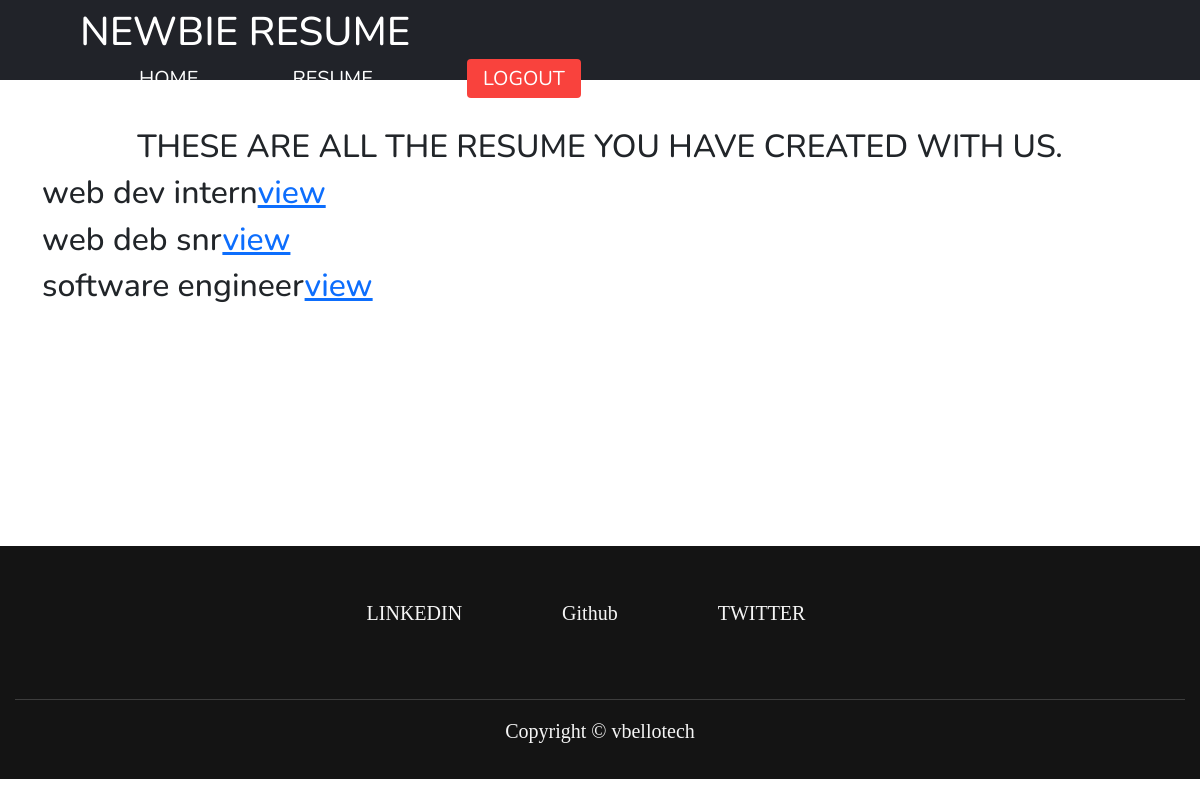
/resume/user/resume/ (signed in), run on an earlier commit of the app's database.
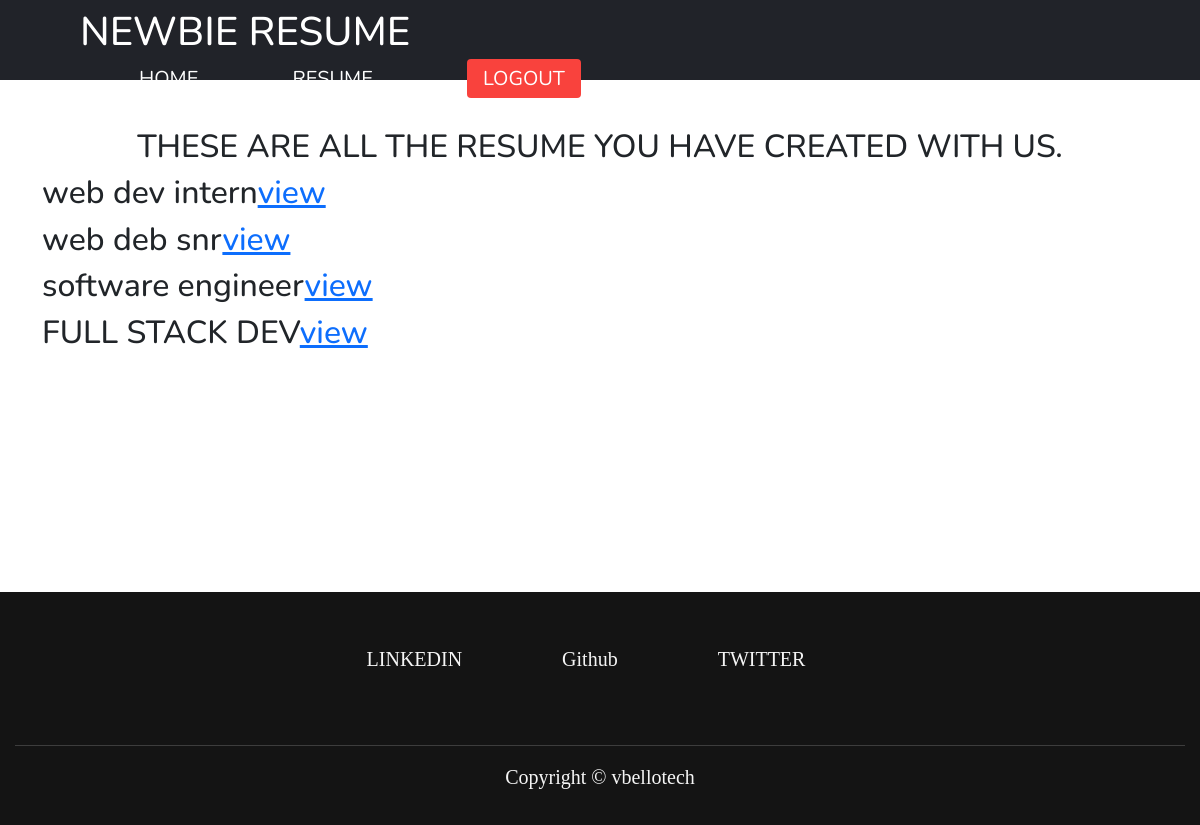
And on a later commit of the database.
### resume/models.py (models this page shows, shortened)
class Resume(models.Model):
    user = models.ForeignKey('auth.user', on_delete=models.CASCADE)
    name = models.CharField(max_length=60)
    resume_link = models.URLField(blank=True, null=True)
    slug = models.SlugField(default=create_code())

### resume/views.py (the view)
# urls.py: path('resume/user/resume/', user_resume, name="user_resume"),
@login_required
def user_resume(request):
    resume = Resume.objects.filter(user=request.user)
    context ={
        'user':request.user,
        'resumes':resume,
    }
    return render(request, 'resume/user_resume.html', context)

### templates/resume/user_resume.html
{% extends 'base.html' %}
{% load static %}
{% block content %}
<div class="container">
  <br><br>
<center><h2>THESE ARE ALL THE RESUME YOU HAVE CREATED WITH US.</h2></center>
  {% for resume in resumes %}
    <h2>{{ resume.name }}<a href="{{ resume.getresume }}">view</a> </h2>
  {% endfor %}
</div>
{% endblock content %}

### templates/base.html (shortened to what this page needs)
<!DOCTYPE html>
<html lang="en">
{% load static %}
<head>
    <link rel="stylesheet" href="{% static 'styling/style.css' %}">
    <link rel="stylesheet" href="{% static 'styling/bootstrap.css' %}"/>
    <link rel="stylesheet" href="{% static 'styling/bootstrap.min.css' %}"/>
</head>
<body>
    <div class="nav-container">
        <nav class="navbar">
            <h1 id="navbar-logo">NEWBIE RESUME</h1>
            <ul class="nav-menu">
                <li><a href="{% url 'resume:home' %}" class="nav-links">HOME</a></li>
                <li><a href="{% url 'resume:user_resume' %}" class="nav-links">RESUME</a></li>
                {% if user.is_authenticated %}
                <li><a href="{% url 'resume:logout' %}" class="nav-links nav-links-btn">LOGOUT</a></li>
                {% else %}
                <li><a href="{% url 'resume:login' %}" class="nav-links nav-links-btn">LOGIN</a></li>
                {% endif %}
            </ul>
        </nav>
    </div>
{% block content %}
{% endblock content %}
<footer>
    <div class="foot">
        <ul>
            <li>
                <a href="#">LINKEDIN</a>
            </li>
            <li>
                <a href="#">Github</a>
            </li>
            <li>
                <a href="#">TWITTER</a>
            </li>
        </ul>
    </div>
    <hr>
    <p>
        Copyright  ©  vbellotech
    </p>
</footer>
</body>
</html>

### static/styling/style.css (style rules this page uses)
:root { --darkgray: #212329; --brightred: #f9423d; --white: #fff; --lightred: #f9433dcc; }
* { box-sizing: border-box; margin: 0; padding: 0; font-family: "Nunito", sans-serif; }
.nav-container { width: 100%; background-color: var(--darkgray); }
.navbar { display: grid; grid-template-columns: 0.2fr auto 1fr; align-items: center; height: 80px; width: 90%; max-width: 1720px; margin: 0 auto; }
#navbar-logo { color: var(--white); justify-self: start; margin-left: 20px; }
#navbar-logo { cursor: pointer; }
.nav-menu { display: grid; grid-template-columns: repeat(5, auto); list-style: none; text-align: center; width: 70%; justify-self: end; font-size: 20px; }
.nav-links { color: white; text-decoration: none; }
.nav-links-btn { background-color: var(--brightred); padding: 6px 16px; border-radius: 4px; }
h1 { text-align: center; align-items: center; margin-top: 80px; font-size: 1em; }
footer { background-color: rgb(20, 20, 20); color: rgb(185, 184, 184); text-decoration: none; overflow: hidden; bottom: 0; text-align: center; width: 100%; padding-right: 15px; padding-left: 15px; padding-top: 15px; padding-bottom: 15px; float: center; font-size: 15px; position: relative; margin-top: 30vh; }
footer .foot { padding: 2.5em; }
footer .foot ul { display: flex; justify-content: center; align-content: space-between; }
footer .foot ul li { padding-right: 60px; list-style: none; font-size: 20px; }
footer .foot ul li a { text-decoration: none; color:whitesmoke; font-family: Georgia, 'Times New Roman', Times, serif; cursor: pointer; border-radius: 20px 40px; padding-left: 20px; padding-right: 20px; width: auto; height: auto; transition: ease-in-out 0.5s; }
footer p { color:whitesmoke; font-size: 20px; text-decoration: none; font-family: Georgia, 'Times New Roman', Times, serif; text-align: center; padding-bottom: 2px; }

What changed in the data, as far as the page shows it:
added Resume: name "FULL STACK DEV"
